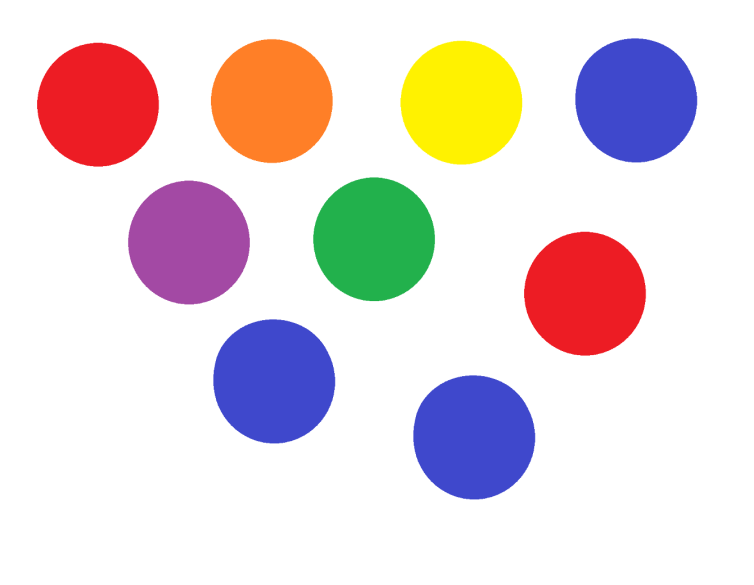
#> input picture jentayufw/circles.png, 754 x 585 px
$ python 'object detection.py'
#> lines starting #> are read from the running program, lines starting #| are printed output that depends on the picture; after the words box and inside, x2 and y2 are one past the last pixel; in counts of white or black regions, pixels touching at a corner belong together
import cv2
import numpy as np

path = "circles.png"
img = cv2.imread(path)
#> img is the input picture: shape (585, 754, 3); mean B, G, R 219.3, 217.2, 230

imgContour = img.copy()

imgGray = cv2.cvtColor(img,cv2.COLOR_BGR2GRAY)
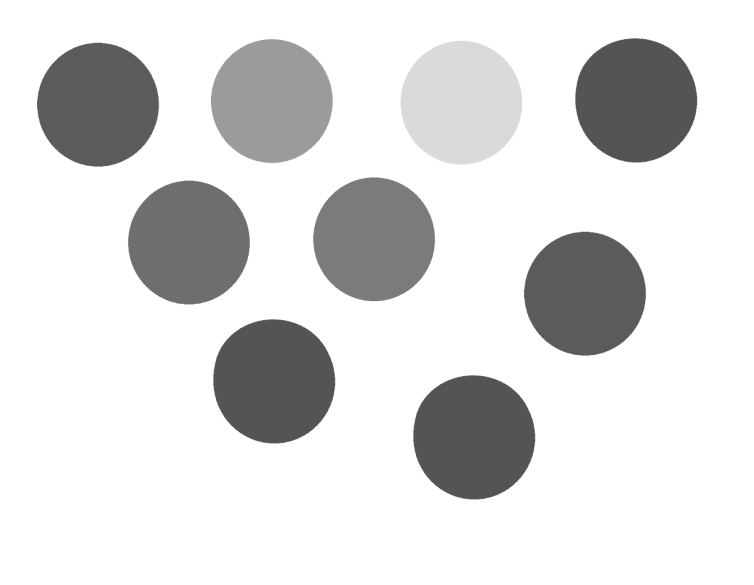
#> imgGray: shape (585, 754); min 79, max 255, mean 221.2
imgBlur = cv2.GaussianBlur(imgGray, (7,7), 1)
imgCanny = cv2.Canny(imgBlur,100,100)
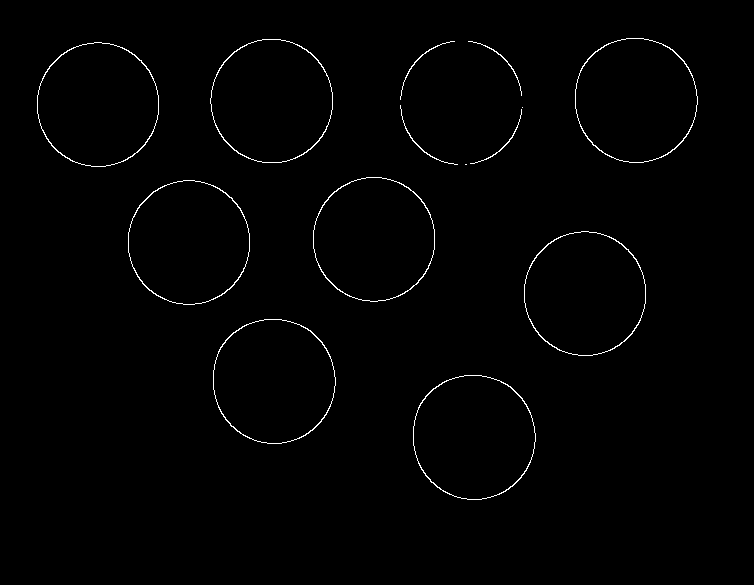
#> imgCanny: shape (585, 754); 0.91% white in thin lines or dots, all inside (x1, y1, x2, y2) = (37, 38, 698, 500)

contours, hierarchy = cv2.findContours(imgCanny,cv2.RETR_EXTERNAL,cv2.CHAIN_APPROX_NONE)
#> contours = 14 contours, 2 with area under 20; largest, box (x1, y1, x2, y2) and area: (413, 375, 536, 500) 12002, (213, 319, 336, 444) 12002, (575, 38, 698, 163) 12002, (313, 177, 435, 302) 11858, (524, 231, 646, 356) 11852
for cnt in contours:
        area = cv2.contourArea(cnt)
        print("area: " + str(area))
        if area>500:
            cv2.drawContours(imgContour, cnt, -1, (0, 255, 0), 3)
            para = cv2.arcLength(cnt,True)
            print("perimeter: " + str(para))
            approx = cv2.approxPolyDP(cnt,0.02*para,True)
            print("approximate points: " + str(len(approx)))
#> this loop made 14 passes
#> (area, para) on passes 1, 2, 3, 4, 5, 10, 13, 14: (12002, 410), (12002, 410), (11852.5, 407.4), (11846.5, 407.4), (11858.5, 407.4), (11852.5, 407.4), (11847, 406.8), (12002, 410)
#> area on passes 7, 9, 11, 12: 25.5, 26.5, 25.5, 25.5
#> (printed output is left out)
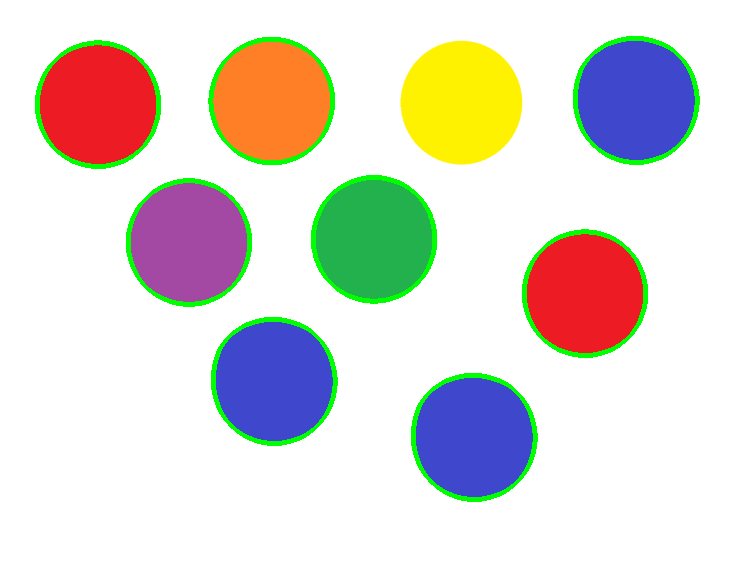
#> imgContour: shape (585, 754, 3); 3.17% of pixels changed, all inside (x1, y1, x2, y2) = (35, 36, 700, 502)

cv2.imshow("Contour Detection",imgContour)
cv2.waitKey(0)
